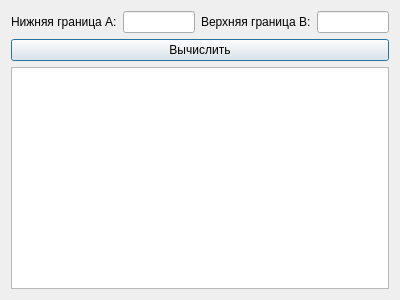
<?xml version="1.0" encoding="UTF-8"?>
<ui version="4.0">
 <class>Dialog</class>
 <widget class="QDialog" name="Dialog">
  <property name="geometry">
   <rect>
    <x>0</x>
    <y>0</y>
    <width>400</width>
    <height>300</height>
   </rect>
  </property>
  <property name="windowTitle">
   <string>Простые числа</string>
  </property>
  <layout class="QVBoxLayout" name="verticalLayout">
   <item>
    <layout class="QHBoxLayout" name="horizontalLayout">
     <item>
      <widget class="QLabel" name="labelA">
       <property name="text">
        <string>Нижняя граница A:</string>
       </property>
      </widget>
     </item>
     <item>
      <widget class="QLineEdit" name="lineEditA"/>
     </item>
     <item>
      <widget class="QLabel" name="labelB">
       <property name="text">
        <string>Верхняя граница B:</string>
       </property>
      </widget>
     </item>
     <item>
      <widget class="QLineEdit" name="lineEditB"/>
     </item>
    </layout>
   </item>
   <item>
    <widget class="QPushButton" name="pushButton">
     <property name="text">
      <string>Вычислить</string>
     </property>
    </widget>
   </item>
   <item>
    <widget class="QListWidget" name="listWidget"/>
   </item>
  </layout>
 </widget>
 <resources/>
 <connections>
  <connection>
   <sender>pushButton</sender>
   <signal>clicked()</signal>
   <receiver>Dialog</receiver>
   <slot>calculate()</slot>
   <hints>
    <hint type="sourcelabel">
     <x>199</x>
     <y>56</y>
    </hint>
    <hint type="destinationlabel">
     <x>199</x>
     <y>149</y>
    </hint>
   </hints>
  </connection>
 </connections>
 <slots>
  <slot>calculate()</slot>
 </slots>
</ui>
